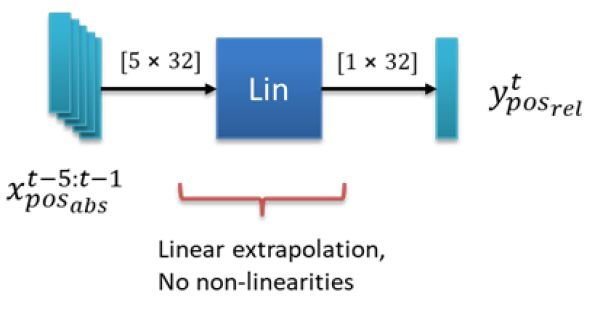
#> input picture images/BaselineLinearModel.JPG, 591 x 311 px
$ python -i shadow_removal.py   (imports and definitions only)   (older library calls are emulated)
#> lines starting #> are read from the running program, lines starting #| are printed output that depends on the picture
#> further down, picture is the input picture: shape (311, 591, 3); mean B, G, R 239.2, 234.1, 226.6
from libraries import *

def shadow_remove(img, dilate_size = 4, blur_size = 7):
    # [9 lines of commented-out code are left out]
    rgb_planes = cv2.split(img)

    result_planes = []
    result_norm_planes = []
    for plane in rgb_planes:
        dilated_img = cv2.dilate(plane, np.ones((dilate_size, dilate_size), np.uint8))
        bg_img = cv2.medianBlur(dilated_img, blur_size)
        diff_img = cv2.absdiff(plane, bg_img)
        norm_img = cv2.normalize(diff_img, None, alpha=0, beta=255, norm_type=cv2.NORM_MINMAX, dtype=cv2.CV_8UC1)
        result_planes.append(diff_img)
        result_norm_planes.append(norm_img)
#> this loop made 3 passes
#> pass 1, in shadow_remove, `dilated_img = cv2.dilate(plane, np.ones((dilate_size, dilate_size), np..`:
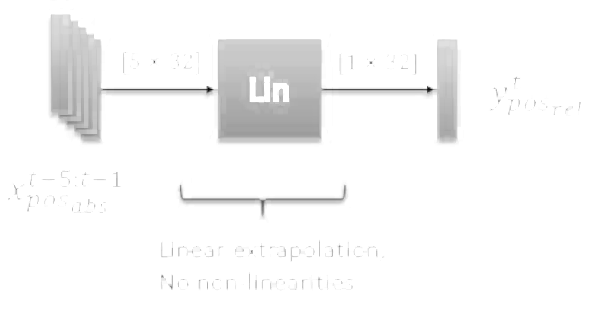
#> dilated_img: shape (311, 591); min 6, max 255, mean 247.1
#> pass 1, in shadow_remove, `diff_img = cv2.absdiff(plane, bg_img)`:
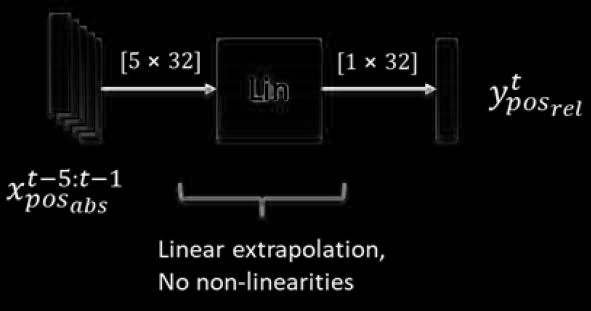
#> diff_img: shape (311, 591); min 0, max 255, mean 8.7
#> pass 2, in shadow_remove, `dilated_img = cv2.dilate(plane, np.ones((dilate_size, dilate_size), np..`:
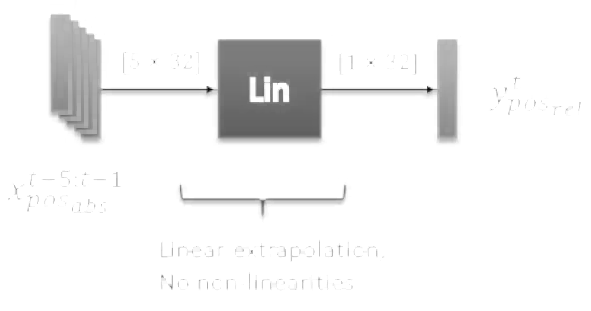
#> dilated_img: shape (311, 591); min 8, max 255, mean 242.4
#> after the loop:
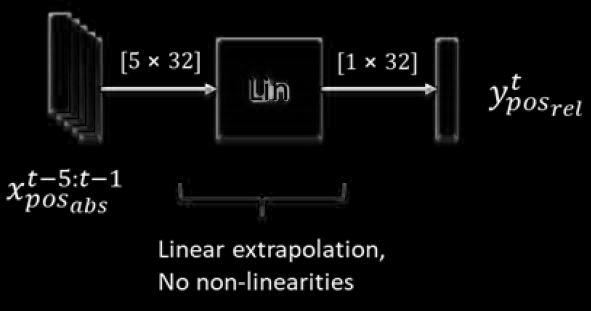
#> diff_img: shape (311, 591); min 0, max 255, mean 9.5
#> after the loop:
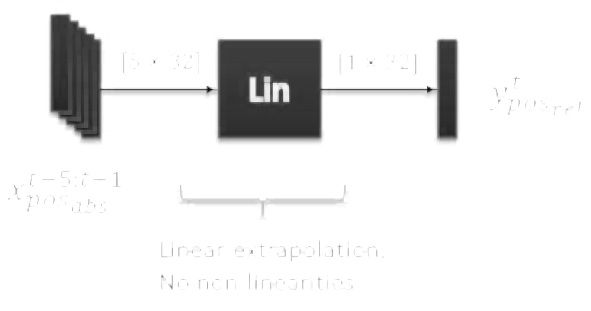
#> dilated_img: shape (311, 591); min 8, max 255, mean 235.4
#> after the loop, result_norm_planes = 3 items; result_planes = 3 items

    result = cv2.merge(result_planes)
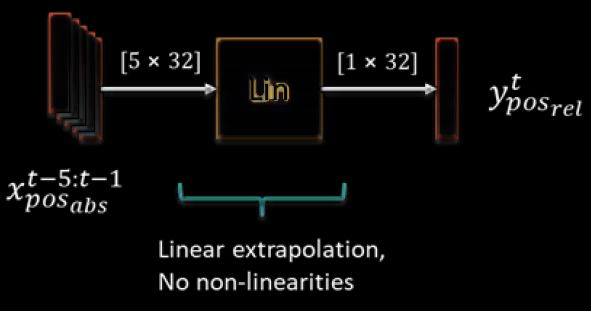
#> result: shape (311, 591, 3); mean of channels 0, 1, 2 8.7, 9.1, 9.5; drawn as B, G, R
    result_norm = cv2.merge(result_norm_planes)
    return result_norm

>>> import cv2
>>> picture = cv2.imread('../images/BaselineLinearModel.JPG')
>>> result = shadow_remove(picture)

$ run again, on images/BaselineNaiveModel.JPG
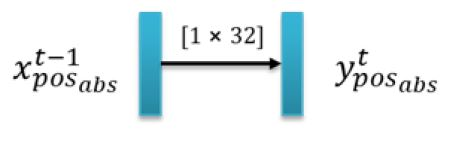
#> input picture images/BaselineNaiveModel.JPG, 463 x 146 px
#> picture is the input picture: shape (146, 463, 3); mean B, G, R 241.9, 239.9, 232.2
#> the loop in shadow_remove, `for plane in rgb_planes:` made 3 passes
#> after the loop in shadow_remove, `for plane in rgb_planes:`:
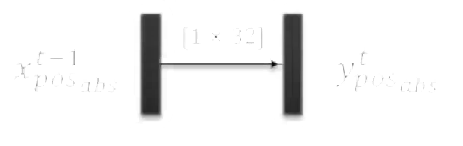
#> dilated_img: shape (146, 463); min 5, max 255, mean 241.6
#> after the loop in shadow_remove, `for plane in rgb_planes:`: result_norm_planes = 3 items
#> in shadow_remove, `result = cv2.merge(result_planes)`:
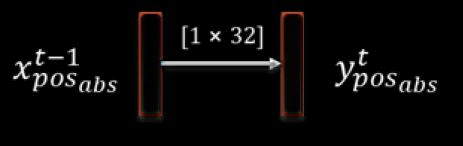
#> result: shape (146, 463, 3); mean of channels 0, 1, 2 8.7, 8.9, 10.2; drawn as B, G, R

$ run again, on images/DataAugmentation.JPG
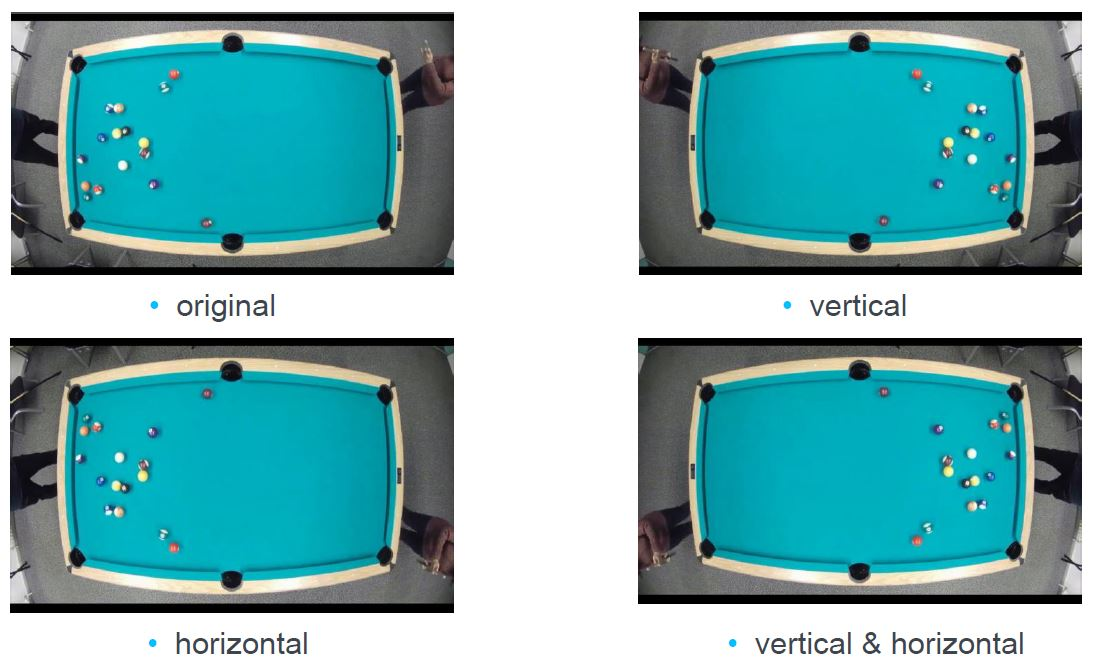
#> input picture images/DataAugmentation.JPG, 1096 x 663 px
#> picture is the input picture: shape (663, 1096, 3); mean B, G, R 178.1, 175.1, 121.6
#> the loop in shadow_remove, `for plane in rgb_planes:` made 3 passes
#> after the loop in shadow_remove, `for plane in rgb_planes:`:
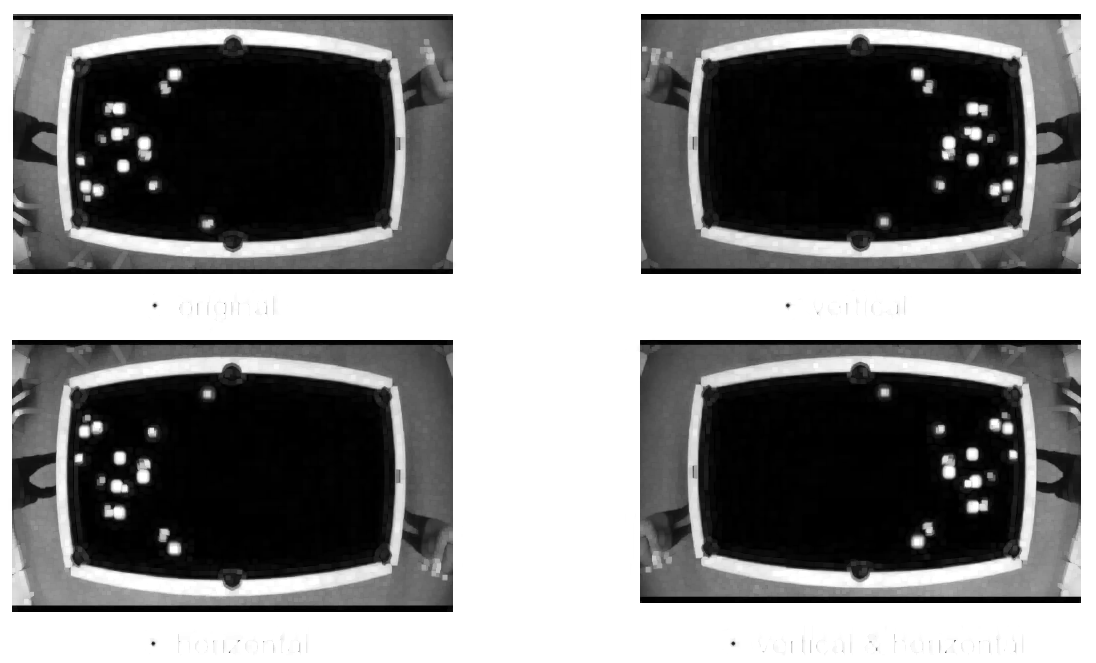
#> dilated_img: shape (663, 1096); min 0, max 255, mean 133.4
#> after the loop in shadow_remove, `for plane in rgb_planes:`: result_norm_planes = 3 items
#> in shadow_remove, `result = cv2.merge(result_planes)`:
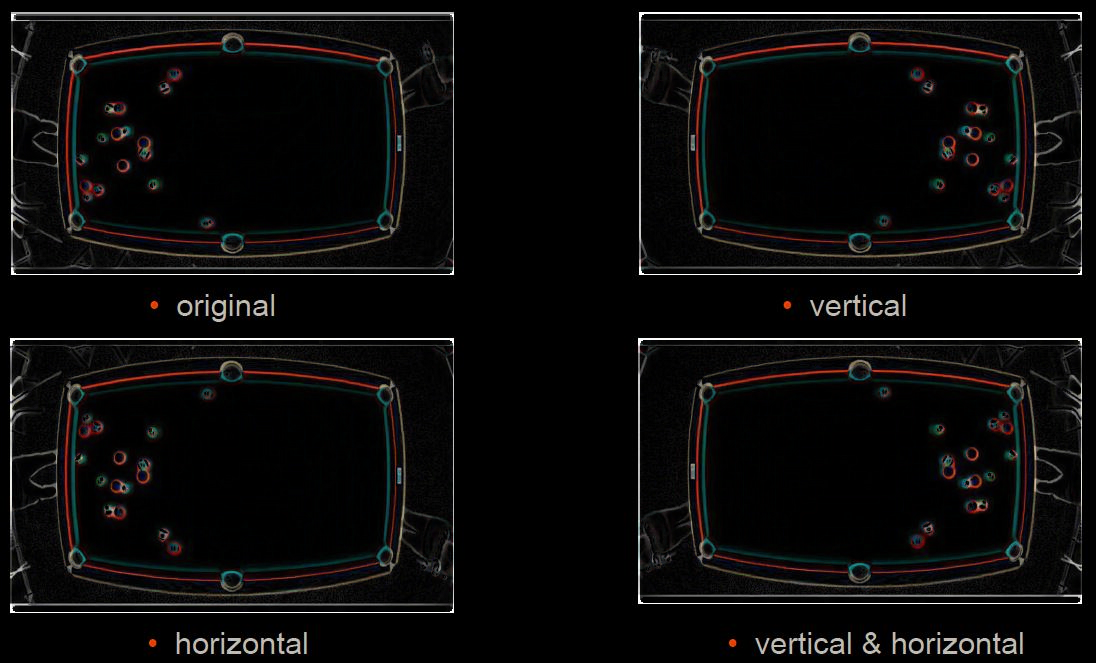
#> result: shape (663, 1096, 3); mean of channels 0, 1, 2 10.7, 10.9, 11.8; drawn as B, G, R
